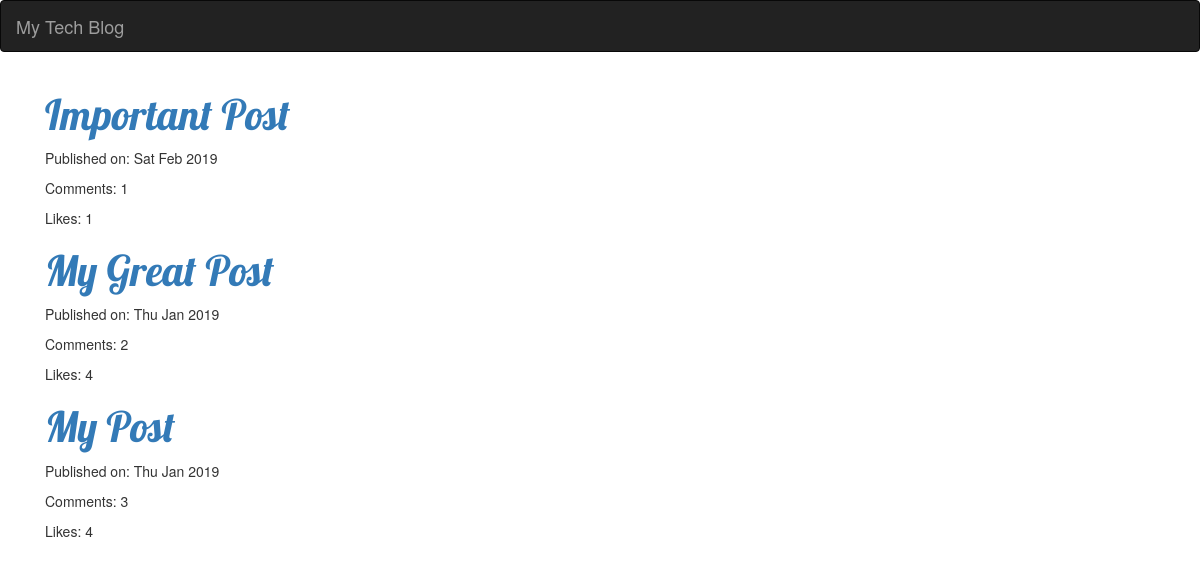
The page / on the database its author committed.
### blog/models.py (models this page shows, shortened)
class Post(models.Model):
    author = models.ForeignKey('auth.User',on_delete = models.CASCADE)
    title = models.CharField(max_length = 200)
    text = models.TextField()
    create_date = models.DateTimeField(default = timezone.now())
    published_date = models.DateTimeField(blank = True,null = True)
    like = models.PositiveIntegerField(default = 0)
    def comment_count(self):
        return self.comments.all()

### blog/views.py (the view)
# urls.py: url(r'^$',views.PostListView.as_view(),name='post_list'),
class PostListView(ListView):
    model = Post
    def get_queryset(self):
        return Post.objects.filter(published_date__lte = timezone.now()).order_by('-published_date')

### blog/templates/blog/post_list.html
{% extends 'blog/base.html' %}
{% block content %}
<div class="centerstage">
  {% for post in post_list %}
  <div >
    <h1 class="posttitle"><a href= "{% url 'blog:post_detail' pk=post.pk %}">{{ post.title }}</a></h1>
    <div class="date">
      {% if post.published_date %}
        <p>Published on: {{ post.published_date|date:"D M Y" }}</p>
        <p>Comments: {{ post.comment_count.count }}</p>
        <p>Likes: {{ post.like }}</p>
      {% else %}
        <p>Created on: {{ post.create_date|date:"D M Y" }}</p>
      {% endif %}
    </div>
  </div>
  {% endfor %}
</div>
{%  endblock %}

### blog/templates/blog/base.html (shortened to what this page needs)
<!DOCTYPE html>
{% load staticfiles %}
<html lang="en" dir="ltr">
  <head>
    <link rel="stylesheet" href="https://maxcdn.bootstrapcdn.com/bootstrap/3.4.0/css/bootstrap.min.css">
    <link rel="stylesheet" href="//cdn.jsdelivr.net/npm/medium-editor@latest/dist/css/medium-editor.min.css" type="text/css" media="screen" charset="utf-8">
    <link rel= "stylesheet" href = "{% static 'css/blog.css' %}"></head>
  <body >
    <nav class="navbar navbar-inverse">
  <div class="container-fluid">
    <div class="navbar-header">
      <a class="navbar-brand" href="{% url 'blog:post_list' %}">My Tech Blog</a>
    </div>
    <div class="collapse navbar-collapse" id="myNavbar">
    </div>
  </div>
</nav>
  <div class="content container loader">
    <div class="rows">
      <div class="col-sm-8">
          {% block content %}
          {% endblock %}
        </div>
      </div>
    </div>
    <div class="content container">
      <div class="rows">
        <div class="col-sm-8">
          </div>
        </div>
    </div>
  </body>
</html>

### blog/static/css/blog.css (style rules this page uses)
.posttitle { font-family: 'Lobster', cursive; font-size: 3em; }
.centerstage { margin-left: auto; margin-right: auto; }
.loader { filter:hue-rotate(0deg); color: linear-gradient(45deg,#0f8,#08f); animation:hue 5000ms infinite linear; }

### rows shown on the page
Post: title "Important Post", published_date "Sat Feb 2019", comment_count.count "1", like "1"
Post: title "My Great Post", published_date "Thu Jan 2019", comment_count.count "2", like "4"
Post: title "My Post", published_date "Thu Jan 2019", comment_count.count "3", like "4"
